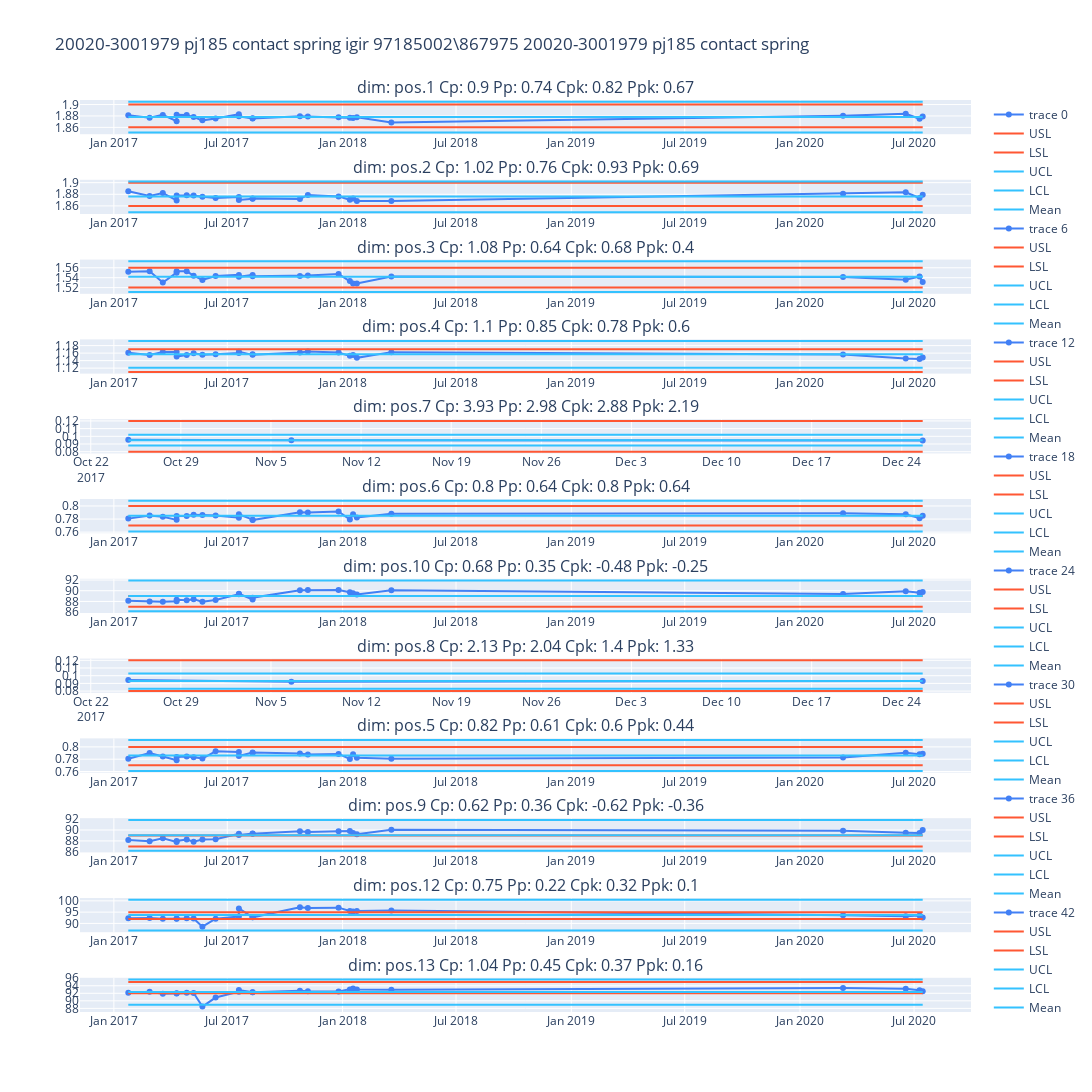

Here is the notebook cell this chart was saved with:
### Code cell
configure_plotly_browser_state()
df_dict=base_file
fig = make_subplots(          # Dim name
    rows=len(df_dict), cols=1,
    #shared_xaxes=True, # share same axis
    vertical_spacing=0.05, # adjust spacing between charts
    #column_widths=[0.8, 0.2],
    #subplot_titles=(list(df_dict.keys()))
    subplot_titles=(name_list)
)
i=1
for name in list(df_dict.keys()): #also group
  #print(name)
  df=df_dict[name]
  df=df.sort_values(by=['Date'])
  non_object_column=list(df.select_dtypes(exclude=['object']).columns)
  #print(non_object_column)
  for a in df.columns[1:]:
    if a in non_object_column :
      df[a] = df[a].round(decimals=3)
  df=df.reset_index(drop=True)
  df_group=df.groupby('Date').aggregate({'ID_No': 'max','Value': 'mean','USL': 'mean','LSL': 'mean','UCL': 'mean','LCL': 'mean','Mean': 'mean'})
  #print(df_group)
  #df=df.set_index('Date')
  #if start_date != '' and end_date != '':
  #  df=df[start_date:end_date] 
  #Control chart 1 
  fig.append_trace(go.Scatter(
                          x=df_group.index, y=df_group['Value'],mode='lines+markers',text=df_group['ID_No'],
                          line=dict( color='#4280F5')
                          ),row=i, col=1)
  #USL, LSL
  fig.append_trace(go.Scatter(x=df_group.index, y=df_group['USL'],name='USL ', line=dict( color='#FF5733'),mode='lines'),row=i, col=1)
  fig.append_trace(go.Scatter(x=df_group.index, y=df_group['LSL'],name='LSL ',line=dict( color='#FF5733'),mode='lines'),row=i, col=1)
  #fig.append_trace(go.Scatter(x=df['Datef'], y=df['Nominal'],name='Nominal '+name,line=dict( color='#FF5733')),row=i, col=1)
  # UCL, LCL
  fig.append_trace(go.Scatter(x=df_group.index, y=df_group['UCL'],name='UCL ', line=dict( color='#33C2FF'),mode='lines'),row=i, col=1)
  fig.append_trace(go.Scatter(x=df_group.index, y=df_group['LCL'],name='LCL ', line=dict( color='#33C2FF'),mode='lines'),row=i, col=1)
  fig.append_trace(go.Scatter(x=df_group.index, y=df_group['Mean'],name='Mean ', line=dict( color='#33C2FF'),mode='lines'),row=i, col=1)
  i=i+1


fig.update_layout(height=200*len(df_dict), width=1200, title_text=material_name)
#fig update each process (contain a lot of dim inside)
fig.show()
